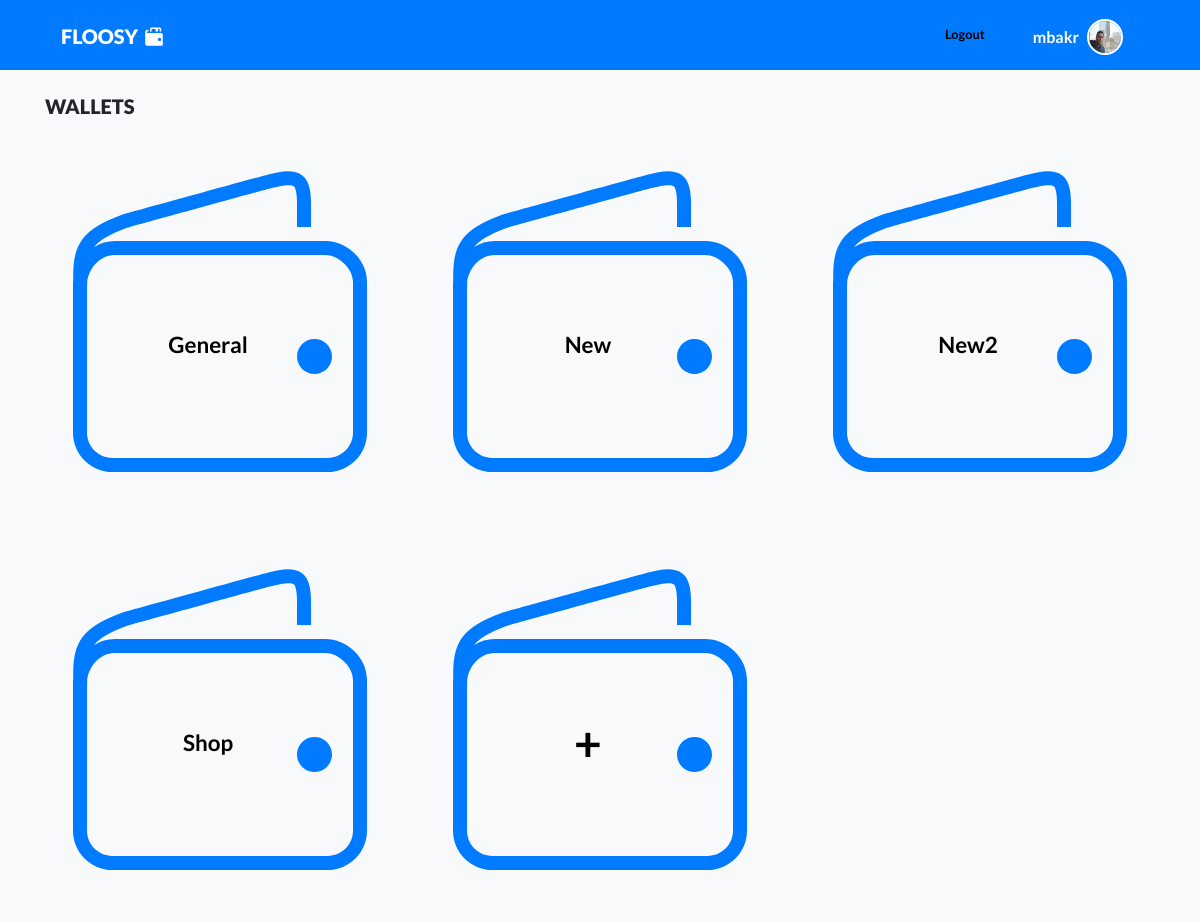
Before: / (signed in) with the older database file.
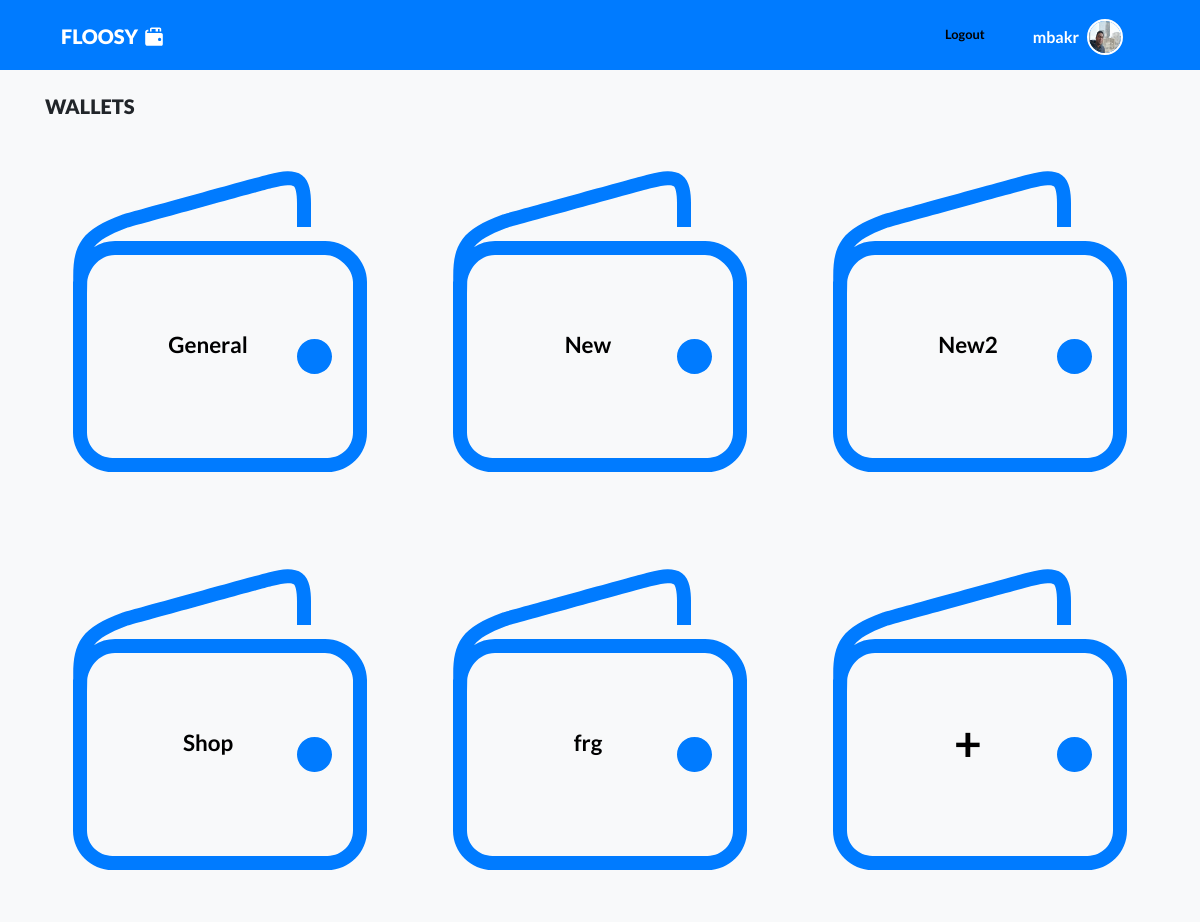
After: the same page with the newer database file.
### tracker/models.py (models this page shows, shortened)
class Wallet(models.Model):
    owner = models.ForeignKey(to=User, on_delete=models.CASCADE)
    name = models.CharField(max_length=100)
    slug = models.SlugField(blank=True,null=True)
    balance = models.DecimalField(max_digits=15, decimal_places=2, default=0)
    def get_absolute_url(self):
        return reverse(viewname='tracker:wallet', kwargs={'slug':self.slug})

### tracker/views.py (the view)
# urls.py: path('', WalletsView.as_view(), name='wallets'),
class WalletsView(LoginRequiredMixin,ListView):
    model = Wallet
    def get_queryset(self):
        return self.model.objects.filter(owner=self.request.user)

### tracker/templates/tracker/wallet_list.html (shortened to what this page needs)
{% extends 'base.html' %}
{% load static %}
{% block content %}
<section>
  <div class="container">
    <div class="row mt-4">
      <div class="col-12">
        <h5 class="sectionHeading">Wallets</h5>
      </div>
    </div>
    <div class="row">
      {% for object in object_list %}
        <div class="col-6 col-sm-4">
          <a href="{{object.get_absolute_url}}">
            <div class="walletItem my-4 position-relative">
              <img class="img-fluid" src="{% static 'imgs/ticket.svg' %}" alt="">
              <p class="walletName d-flex align-items-center justify-content-center pr-4" style="color: black">{{object.name}}</p>
            </div>
          </a>
        </div>
      {% endfor %}
      <div class="col-6 col-sm-4">
        <a href="{% url 'tracker:add_wallet' %}">
          <div class="walletItem walletItemAdd my-4 position-relative">
            <img class="img-fluid" src="{% static 'imgs/ticket.svg' %}" alt="">
            <p class="walletName d-flex align-items-center justify-content-center pr-4" style="color: black">+</p>
          </div>
        </a>
      </div>
    </div>
  </div>
</section>
{% endblock content %}

Changed rows visible on the page:
added Wallet: name "frg"
